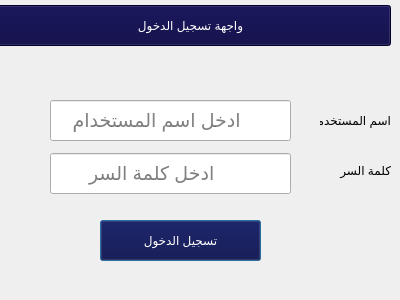
<?xml version="1.0" encoding="UTF-8"?>
<ui version="4.0">
 <class>Dialog</class>
 <widget class="QDialog" name="Dialog">
  <property name="geometry">
   <rect>
    <x>0</x>
    <y>0</y>
    <width>400</width>
    <height>300</height>
   </rect>
  </property>
  <property name="windowTitle">
   <string>Dialog</string>
  </property>
  <widget class="QLabel" name="label_4">
   <property name="geometry">
    <rect>
     <x>320</x>
     <y>160</y>
     <width>71</width>
     <height>21</height>
    </rect>
   </property>
   <property name="styleSheet">
    <string notr="true">font: 10pt &quot;PT Bold Heading&quot;;</string>
   </property>
   <property name="text">
    <string>كلمة السر</string>
   </property>
  </widget>
  <widget class="QLabel" name="label_3">
   <property name="geometry">
    <rect>
     <x>320</x>
     <y>110</y>
     <width>71</width>
     <height>21</height>
    </rect>
   </property>
   <property name="styleSheet">
    <string notr="true">font: 10pt &quot;PT Bold Heading&quot;;</string>
   </property>
   <property name="text">
    <string>اسم المستخدم</string>
   </property>
  </widget>
  <widget class="QPushButton" name="btnLoginUser">
   <property name="geometry">
    <rect>
     <x>100</x>
     <y>220</y>
     <width>161</width>
     <height>41</height>
    </rect>
   </property>
   <property name="styleSheet">
    <string notr="true">background-color:rgb(4, 0, 62);
color:rgb(255, 255, 255);
font: 15pt &quot;PT Bold Heading&quot;;</string>
   </property>
   <property name="text">
    <string>تسجيل الدخول</string>
   </property>
  </widget>
  <widget class="QPushButton" name="btnSaveDevice_2">
   <property name="geometry">
    <rect>
     <x>-10</x>
     <y>5</y>
     <width>401</width>
     <height>41</height>
    </rect>
   </property>
   <property name="styleSheet">
    <string notr="true">background-color:rgb(4, 0, 62);
color:rgb(255, 255, 255);
font: 15pt &quot;PT Bold Heading&quot;;</string>
   </property>
   <property name="text">
    <string>واجهة تسجيل الدخول</string>
   </property>
  </widget>
  <widget class="QLineEdit" name="txtPasswordUserLogin">
   <property name="geometry">
    <rect>
     <x>50</x>
     <y>153</y>
     <width>241</width>
     <height>41</height>
    </rect>
   </property>
   <property name="font">
    <font>
     <pointsize>14</pointsize>
    </font>
   </property>
   <property name="cursor">
    <cursorShape>SizeVerCursor</cursorShape>
   </property>
   <property name="inputMask">
    <string/>
   </property>
   <property name="text">
    <string/>
   </property>
   <property name="echoMode">
    <enum>QLineEdit::Password</enum>
   </property>
   <property name="placeholderText">
    <string>              ادخل كلمة السر</string>
   </property>
  </widget>
  <widget class="QLineEdit" name="txtUserNameLogin">
   <property name="geometry">
    <rect>
     <x>50</x>
     <y>100</y>
     <width>241</width>
     <height>41</height>
    </rect>
   </property>
   <property name="font">
    <font>
     <pointsize>14</pointsize>
    </font>
   </property>
   <property name="text">
    <string/>
   </property>
   <property name="placeholderText">
    <string>         ادخل اسم المستخدام</string>
   </property>
  </widget>
 </widget>
 <resources/>
 <connections/>
</ui>
